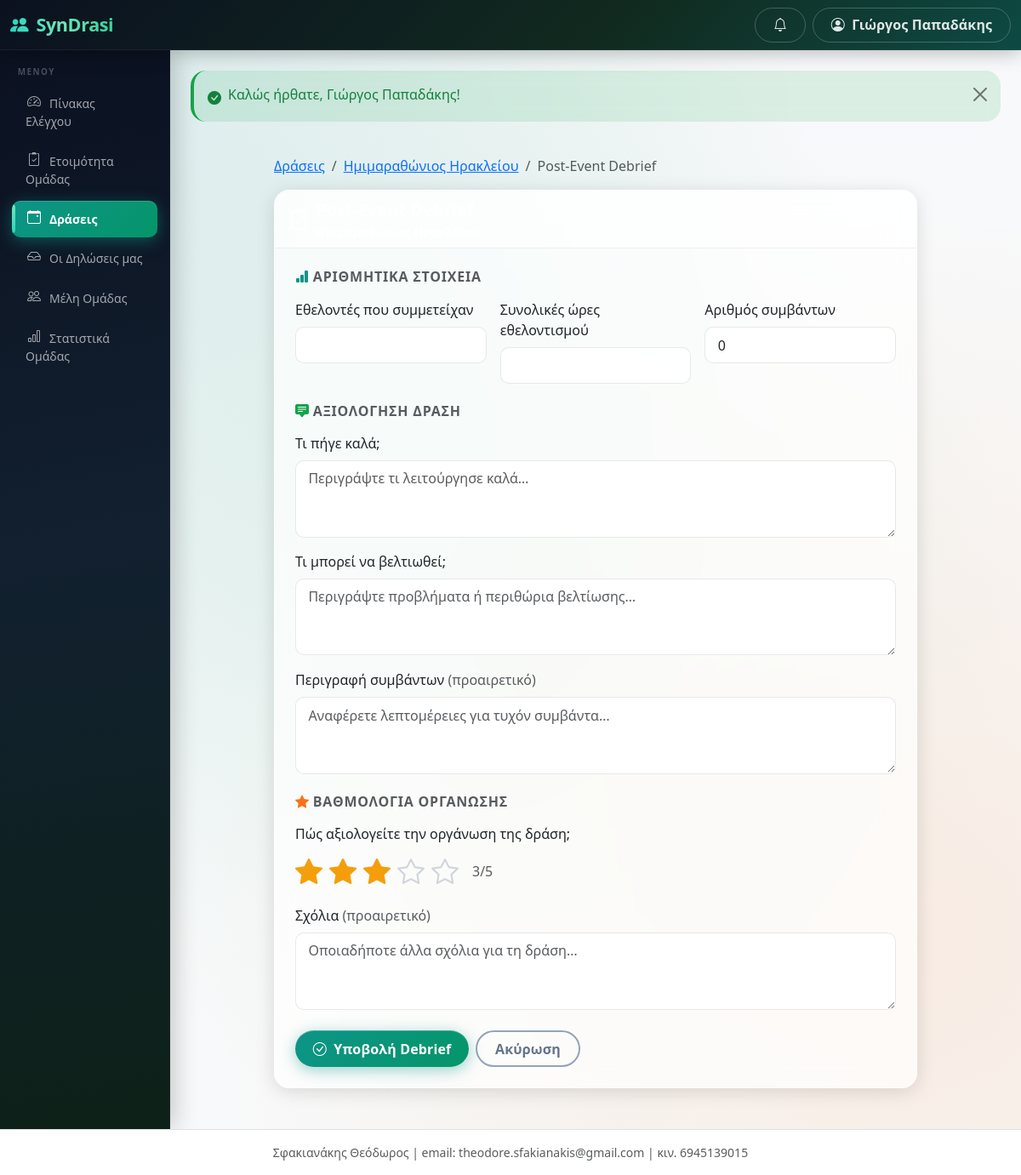
Page /public/team/events/2/debrief (signed in) on the committed database.
### tables this page shows
CREATE TABLE users (
  id INT AUTO_INCREMENT PRIMARY KEY,
  municipality_id INT NULL,
  team_id INT NULL,
  name VARCHAR(255) NOT NULL,
  email VARCHAR(255) NOT NULL UNIQUE,
  phone VARCHAR(50) NULL,
  password_hash VARCHAR(255) NOT NULL,
  role ENUM('super_admin','municipality_admin','team_admin','event_operator') NOT NULL,
  status ENUM('active','inactive') NOT NULL DEFAULT 'active',
  language_code VARCHAR(10) NULL,
  last_login_at DATETIME NULL,
  created_at DATETIME NOT NULL DEFAULT CURRENT_TIMESTAMP,
  updated_at DATETIME NULL ON UPDATE CURRENT_TIMESTAMP,
  INDEX idx_users_municipality_id (municipality_id),
  INDEX idx_users_team_id (team_id),
  FOREIGN KEY (language_code) REFERENCES languages(code)
);

CREATE TABLE events (
  id INT AUTO_INCREMENT PRIMARY KEY,
  municipality_id INT NOT NULL,
  category_id INT NULL,
  title VARCHAR(255) NOT NULL,
  description TEXT NULL,
  location_name VARCHAR(255) NULL,
  address VARCHAR(255) NULL,
  latitude DECIMAL(10,7) NULL,
  longitude DECIMAL(10,7) NULL,
  start_datetime DATETIME NOT NULL,
  end_datetime DATETIME NOT NULL,
  requested_people INT NOT NULL DEFAULT 0,
  requested_vehicle TINYINT(1) NOT NULL DEFAULT 0,
  requested_medical_equipment TINYINT(1) NOT NULL DEFAULT 0,
  requested_items_json TEXT NULL,
  instructions TEXT NULL,
  status ENUM('draft','open','review','confirmed','active','closed','completed','cancelled') NOT NULL DEFAULT 'draft',
  public_token VARCHAR(64) NULL UNIQUE,
  published_at DATETIME NULL,
  created_by INT NOT NULL,
  created_at DATETIME NOT NULL DEFAULT CURRENT_TIMESTAMP,
  updated_at DATETIME NULL ON UPDATE CURRENT_TIMESTAMP,
  last_activity_at DATETIME NULL COMMENT 'bumped by live-ops writes; poll change detection (migration 040)',
  reconciliation_notes TEXT NULL,
  story_token VARCHAR(64) NULL COMMENT 'no-login public Story link',
  story_published_at DATETIME NULL,
  INDEX idx_events_municipality_id (municipality_id),
  INDEX idx_events_status (status),
  INDEX idx_events_start_datetime (start_datetime),
  INDEX idx_events_story_token (story_token),
  INDEX idx_events_muni_status_start (municipality_id, status, start_datetime)
);

### views/team/debrief.php (the view, shortened to what the rows shown need)
<?php
$d = $debrief ?? [];
$rating = (int) ($d['organization_rating'] ?? 3);
$terms = authority_context((int) ($event['municipality_id'] ?? current_municipality_id()));
$eventSingular = $terms['event_singular'] ?? 'Δράση';
$eventSingularLc = mb_strtolower($eventSingular, 'UTF-8');
$eventPlural = $terms['event_plural'] ?? 'Δράσεις';
?>
<div class="container py-4" style="max-width:780px">
  <nav aria-label="breadcrumb" class="mb-3">
    <ol class="breadcrumb">
      <li class="breadcrumb-item"><a href="<?= url('/team/events') ?>"><?= e($eventPlural) ?></a></li>
      <li class="breadcrumb-item"><a href="<?= url('/team/events/' . $event['id']) ?>"><?= e($event['title']) ?></a></li>
      <li class="breadcrumb-item active">Post-Event Debrief</li>
    </ol>
  </nav>
  <div class="card shadow-sm border-0">
    <div class="card-header bg-gradient text-white d-flex align-items-center gap-2"
         style="background:linear-gradient(135deg,#6366f1,#8b5cf6)">
      <i class="bi bi-clipboard2-check fs-4"></i>
      <div>
        <div class="fw-bold fs-5">Post-Event Debrief</div>
        <div class="small opacity-75"><?= e($event['title']) ?></div>
      </div>
    </div>
    <div class="card-body p-4">
      <form method="post" action="<?= e(url('/team/events/' . $event['id'] . '/debrief')) ?>">
        <h6 class="text-uppercase text-muted mb-3 fw-semibold" style="letter-spacing:.05em">
          <i class="bi bi-bar-chart-fill me-1 text-primary"></i><?= e(t('team/debrief.002', 'Αριθμητικά Στοιχεία')) ?>
        </h6>
        <div class="row g-3 mb-4">
          <div class="col-sm-4">
            <label class="form-label"><?= e(t('team/debrief.003', 'Εθελοντές που συμμετείχαν')) ?></label>
            <input type="number" name="actual_volunteers" min="0" class="form-control"
                   value="<?= e($d['actual_volunteers'] ?? '') ?>" required>
          </div>
          <div class="col-sm-4">
            <label class="form-label"><?= e(t('team/debrief.004', 'Συνολικές ώρες εθελοντισμού')) ?></label>
            <input type="number" name="volunteer_hours" min="0" step="0.5" class="form-control"
                   value="<?= e($d['volunteer_hours'] ?? '') ?>" required>
          </div>
          <div class="col-sm-4">
            <label class="form-label"><?= e(t('team/debrief.005', 'Αριθμός συμβάντων')) ?></label>
            <input type="number" name="incidents_count" min="0" class="form-control"
                   value="<?= e($d['incidents_count'] ?? 0) ?>">
          </div>
        </div>
        <h6 class="text-uppercase text-muted mb-3 fw-semibold" style="letter-spacing:.05em">
          <i class="bi bi-chat-square-text-fill me-1 text-success"></i><?= e(t('team/debrief.006', 'Αξιολόγηση')) ?> <?= e($eventSingular) ?>
        </h6>
        <div class="mb-3">
          <label class="form-label">Τι πήγε καλά;</label>
          <textarea name="what_went_well" rows="3" class="form-control"
                    placeholder="<?= e(t('team/debrief.014', 'Περιγράψτε τι λειτούργησε καλά…')) ?>"><?= e($d['what_went_well'] ?? '') ?></textarea>
        </div>
        <div class="mb-3">
          <label class="form-label">Τι μπορεί να βελτιωθεί;</label>
          <textarea name="what_went_wrong" rows="3" class="form-control"
                    placeholder="<?= e(t('team/debrief.015', 'Περιγράψτε προβλήματα ή περιθώρια βελτίωσης…')) ?>"><?= e($d['what_went_wrong'] ?? '') ?></textarea>
        </div>
        <div class="mb-4">
          <label class="form-label"><?= e(t('team/debrief.007', 'Περιγραφή συμβάντων')) ?> <span class="text-muted"><?= e(t('team/debrief.008', '(προαιρετικό)')) ?></span></label>
          <textarea name="incidents_description" rows="3" class="form-control"
                    placeholder="<?= e(t('team/debrief.016', 'Αναφέρετε λεπτομέρειες για τυχόν συμβάντα…')) ?>"><?= e($d['incidents_description'] ?? '') ?></textarea>
        </div>
        <h6 class="text-uppercase text-muted mb-3 fw-semibold" style="letter-spacing:.05em">
          <i class="bi bi-star-fill me-1 text-warning"></i><?= e(t('team/debrief.011', 'Βαθμολογία Οργάνωσης')) ?>
        </h6>
        <div class="mb-3">
          <label class="form-label d-block"><?= e(t('team/debrief.019', 'Πώς αξιολογείτε την οργάνωση της')) ?> <?= e($eventSingularLc) ?><?= e(t('team/debrief.022', ';')) ?></label>
          <div class="d-flex gap-2" id="starRow">
            <?php for ($s = 1; $s <= 5; $s++): ?>
              <label class="star-label" title="<?= $s ?> <?= e($s === 1 ? t('team/debrief.020', 'αστέρι') : t('team/debrief.021', 'αστέρια')) ?>">
                <i class="bi bi-star<?= $s <= $rating ? '-fill' : '' ?> fs-2 star-icon"
                   style="color:<?= $s <= $rating ? '#f59e0b' : '#d1d5db' ?>;cursor:pointer;transition:color .15s"></i>
              </label>
            <?php endfor ?>
            <span class="ms-2 align-self-center text-muted" id="starLabel"><?= $rating ?>/5</span>
          </div>
        </div>
        <div class="mb-4">
          <label class="form-label"><?= e(t('team/debrief.012', 'Σχόλια')) ?> <span class="text-muted"><?= e(t('team/debrief.008', '(προαιρετικό)')) ?></span></label>
          <textarea name="comments" rows="3" class="form-control"
                    placeholder="Οποιαδήποτε άλλα σχόλια για τη <?= e($eventSingularLc) ?>…"><?= e($d['comments'] ?? '') ?></textarea>
        </div>
        <div class="d-flex gap-2">
          <button type="submit" class="btn btn-primary px-4">
            <i class="bi bi-check-circle me-1"></i>
            <?= $debrief ? 'Αποθήκευση Αλλαγών' : 'Υποβολή Debrief' ?>
          </button>
          <a href="<?= url('/team/events/' . $event['id']) ?>" class="btn btn-outline-secondary"><?= e(t('team/debrief.013', 'Ακύρωση')) ?></a>
        </div>
      </form>
    </div>
  </div>
</div>

### app/Helpers/Router.php (shortened to what the rows shown need)
<?php
class Router
{
    private $routes = [];
    public function get($pattern, $handler, array $options = [])
    {
        $this->routes[] = ['GET', $pattern, $handler, $options];
    }
    public function post($pattern, $handler, array $options = [])
    {
        $this->routes[] = ['POST', $pattern, $handler, $options];
    }
    public function dispatch($method, $uri)
    {
        $path = parse_url($uri, PHP_URL_PATH);
        $base = base_uri();
        if ($base !== '' && strpos($path, $base) === 0) {
            $path = substr($path, strlen($base));
        } else {
            $parent = preg_replace('#/public$#', '', $base);
            if ($parent !== $base && $parent !== '' && strpos($path, $parent) === 0) {
                $path = substr($path, strlen($parent));
            }
        }
        $path = '/' . trim($path, '/');
        foreach ($this->routes as $route) {
            list($m, $pattern, $handler, $options) = $route;
            if ($m !== $method) {
                continue;
            }
            $regex = '#^' . preg_replace_callback(
                '/\{([a-zA-Z_]+)\}/',
                function ($m) {
                    return $m[1] === 'token' ? '([A-Za-z0-9]+)' : '(\d+)';
                },
                $pattern
            ) . '$#';
            if (preg_match($regex, $path, $matches)) {
                array_shift($matches);
                $this->enforceAccess($options);
                list($class, $action) = explode('@', $handler);
                $controller = new $class();
                return call_user_func_array([$controller, $action], $matches);
            }
        }
    }
    private function enforceAccess(array $options)
    {
        if (!empty($options['roles'])) {
            requireRole($options['roles']);
            return;
        }
    }
}

### views/layouts/header.php (shortened to what the rows shown need)
<!DOCTYPE html>
<html lang="el">
<head>
<link href="https://cdn.jsdelivr.net/npm/bootstrap@5.3.3/dist/css/bootstrap.min.css" rel="stylesheet">
<link href="https://cdn.jsdelivr.net/npm/bootstrap-icons@1.11.3/font/bootstrap-icons.min.css" rel="stylesheet">
<link href="<?= e(url('/assets/css/app.css')) ?>" rel="stylesheet">
</head>
<body class="bg-light">
<nav class="navbar navbar-dark syndrasi-topbar sticky-top">
  <div class="container-fluid">
    <div class="d-flex align-items-center">
      <button class="btn btn-outline-light d-lg-none me-2" type="button" data-bs-toggle="offcanvas" data-bs-target="#sidebarMenu" aria-label="<?= e(t('layouts/header.006', 'Μενού')) ?>">
      </button>
      <a class="navbar-brand fw-bold" href="<?= e(url('/')) ?>">
        <i class="bi bi-people-fill me-1"></i> SynDrasi
      </a>
    </div>
    <div class="d-flex align-items-center gap-2">
      <a href="<?= e(url('/notifications')) ?>" class="btn btn-outline-light position-relative" title="<?= e(t('layouts/header.008', 'Ειδοποιήσεις')) ?>" id="navNotifBell">
        <i class="bi bi-bell"></i>
      </a>
      <div class="dropdown">
        <button class="btn btn-outline-light dropdown-toggle" data-bs-toggle="dropdown">
          <i class="bi bi-person-circle me-1"></i>
          <span class="d-none d-md-inline"><?= e(current_user() ? current_user()['name'] : '') ?></span>
        </button>
      </div>
    </div>
  </div>
</nav>
<div class="container-fluid">
  <div class="row">
    <?php include BASE_PATH . '/views/layouts/sidebar.php'; ?>
    <main class="col-lg-10 ms-sm-auto px-3 px-md-4 py-4">
      <?php include BASE_PATH . '/views/layouts/flash.php'; ?>

### views/layouts/sidebar.php (shortened to what the rows shown need)
<?php
$role = current_role();
$currentPath = parse_url($_SERVER['REQUEST_URI'], PHP_URL_PATH);
$midForTerms = function_exists('current_municipality_id') ? current_municipality_id() : null;
$authorityTerms = $midForTerms ? authority_context($midForTerms) : authority_defaults('municipality');
$authorityTypeForMenu = $authorityTerms['authority_type'] ?? 'municipality';
$eventMenuLabel = t('authority/' . $authorityTypeForMenu . '.event_plural', $authorityTerms['event_plural'] ?? 'Δράσεις');
$teamMenuLabel = t('authority/' . $authorityTypeForMenu . '.team_plural', $authorityTerms['team_plural'] ?? 'Εθελοντικές Ομάδες');
$menus = [];
if ($role === 'municipality_admin') {
    $menus = [
        ['/dashboard',    'bi-speedometer2',              t('layouts/sidebar.003', 'Πίνακας Ελέγχου')],
        ['/mobilizations', 'bi-broadcast-pin',            t('layouts/sidebar.004', 'Κάλεσμα Έκτακτης Ανάγκης')],
        ['/operations',   'bi-broadcast',                 t('layouts/sidebar.005', 'Κέντρο Επιχειρήσεων')],
        ['/operations/war-room', 'bi-diagram-3',          t('layouts/sidebar.006', 'Κέντρο Συντονισμού')],
        ['/fire-service', 'bi-fire',                       t('layouts/sidebar.007', 'Συμβάντα Πυροσβεστικής')],
        ['/notification-center', 'bi-bell-fill',           t('layouts/sidebar.008', 'Έλεγχος Ειδοποιήσεων')],
        ['/events',       'bi-calendar-event',            $eventMenuLabel],
        ['/events/calendar', 'bi-calendar3',              t('layouts/sidebar.009', 'Ημερολόγιο')],
        ['/teams',        'bi-people',                    $teamMenuLabel],
        ['/applications', 'bi-inbox',                     t('layouts/sidebar.010', 'Δηλώσεις Συμμετοχής')],
        ['/statistics',   'bi-bar-chart',                 t('layouts/sidebar.011', 'Στατιστικά & Τάσεις')],
        ['/awards',       'bi-trophy',                    t('layouts/sidebar.012', 'Επιβράβευση Ομάδων')],
        ['/reports',      'bi-file-earmark-arrow-down',   t('layouts/sidebar.013', 'Αναφορές')],
        ['/settings',     'bi-gear',                      t('layouts/sidebar.014', 'Ρυθμίσεις')],
    ];
} elseif ($role === 'team_admin') {
    $menus = [
        ['/team/dashboard', 'bi-speedometer2', t('layouts/sidebar.003', 'Πίνακας Ελέγχου')],
        ['/team/readiness', 'bi-clipboard2-check', t('layouts/sidebar.015', 'Ετοιμότητα Ομάδας')],
        ['/team/events', 'bi-calendar-event', $eventMenuLabel],
        ['/team/applications', 'bi-inbox', t('layouts/sidebar.016', 'Οι Δηλώσεις μας')],
        ['/team/members', 'bi-people', t('layouts/sidebar.017', 'Μέλη Ομάδας')],
        ['/team/statistics', 'bi-bar-chart', t('layouts/sidebar.018', 'Στατιστικά Ομάδας')],
    ];
}
$base = base_uri();
function sidebar_active($path, $currentPath, $base)
{
    $full = $base . $path;
    if (in_array($path, ['/dashboard','/team/dashboard','/admin/dashboard','/events/calendar'], true)) {
        return $currentPath === $full;
    }
    return strpos($currentPath, $full) === 0;
}
?>
<div class="offcanvas-lg offcanvas-start col-lg-2 d-lg-block sidebar p-0" tabindex="-1" id="sidebarMenu">
  <div class="sidebar-label"><?= e(t('layouts/sidebar.001', 'Μενού')) ?></div>
  <ul class="nav flex-column mb-auto px-1 pb-4">
    <?php foreach ($menus as $m): ?>
    <li class="nav-item">
      <a href="<?= e(url($m[0])) ?>"
         class="nav-link sidebar-link<?= sidebar_active($m[0], $currentPath, $base) ? ' active' : '' ?>">
        <i class="bi <?= e($m[1]) ?> me-2"></i><?= e($m[2]) ?>
      </a>
    </li>
    <?php endforeach; ?>
  </ul>
</div>

### rows in the picture
users: name "Γιώργος Παπαδάκης", language_code "ΜΕΝΟΎ", language_code "ΑΡΙΘΜΗΤΙΚΆ ΣΤΟΙΧΕΊΑ", language_code "Εθελοντές που συμμετείχαν", language_code "Συνολικές ώρες εθελοντισμού", language_code "Αριθμός συμβάντων", language_code "ΑΞΙΟΛΌΓΗΣΗ", what_went_well "Περιγράψτε τι λειτούργησε καλά…", what_went_wrong "Περιγράψτε προβλήματα ή περιθώρια βελτίωσης…", language_code "Περιγραφή συμβάντων", language_code "(προαιρετικό)", incidents_description "Αναφέρετε λεπτομέρειες για τυχόν συμβάντα…", language_code "ΒΑΘΜΟΛΟΓΊΑ ΟΡΓΆΝΩΣΗΣ", language_code "Πώς αξιολογείτε την οργάνωση της", language_code ";", language_code "Σχόλια", language_code "Ακύρωση"
events: title "Ημιμαραθώνιος Ηρακλείου"

### other values in the picture
$m[2] "Πίνακας Ελέγχου"
$m[2] "Ετοιμότητα Ομάδας"
$m[2] "Δράσεις"
$m[2] "Οι Δηλώσεις μας"
$m[2] "Μέλη Ομάδας"
$m[2] "Στατιστικά Ομάδας"
$f['message'] "Καλώς ήρθατε, Γιώργος Παπαδάκης!"
$eventPlural "Δράσεις"
$eventSingular "ΔΡΆΣΗ"
$eventSingularLc "δράση"
$rating "3"
